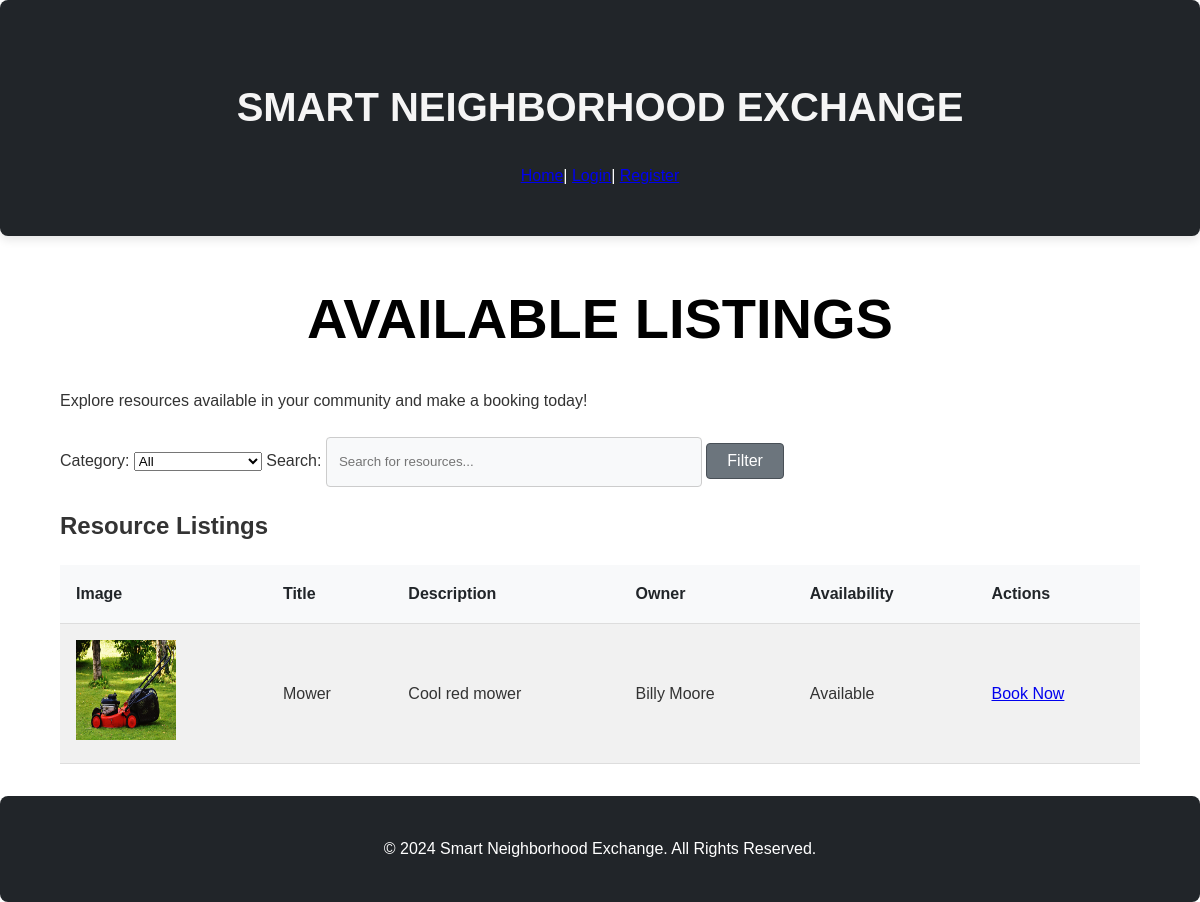
Page /listings on the earlier database version.
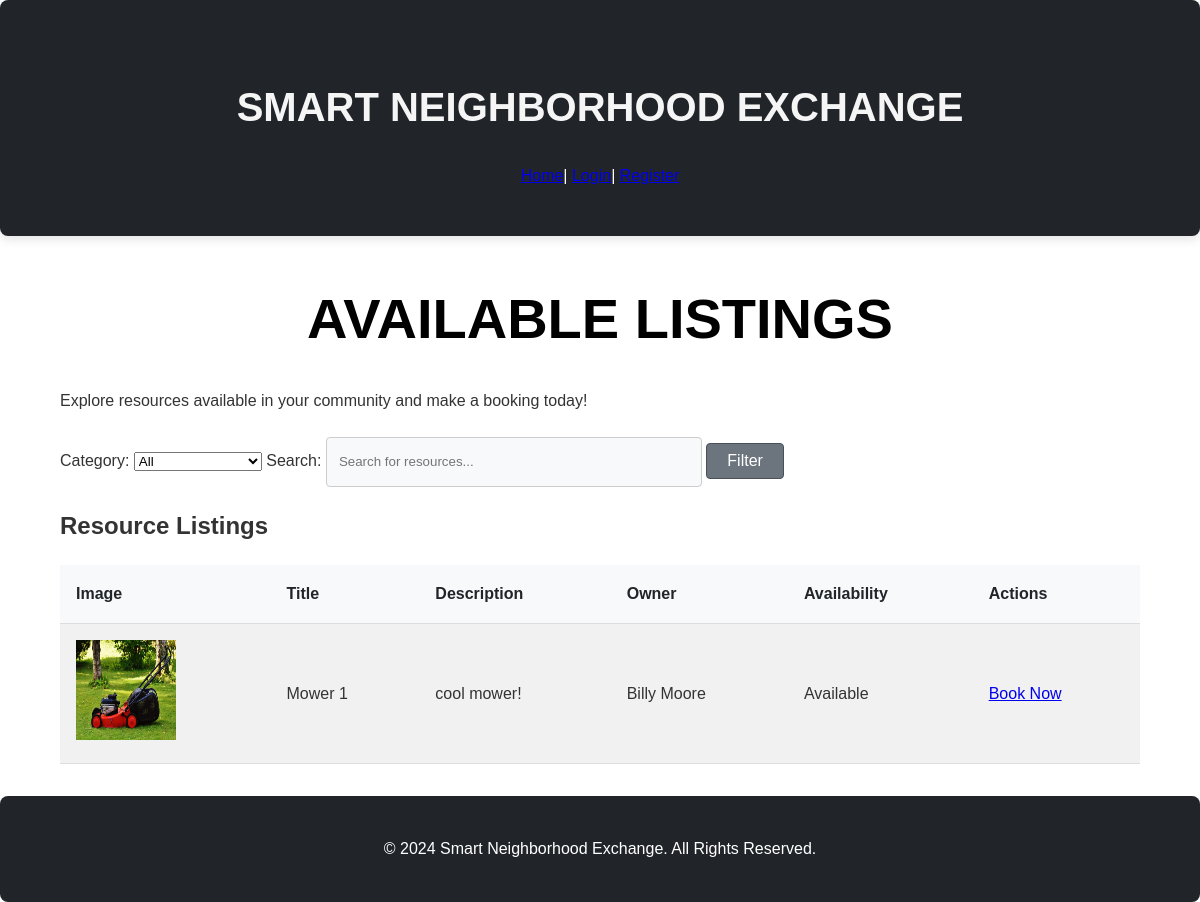
Same page on the later database version.
### tables this page shows
CREATE TABLE listings (
    id INTEGER PRIMARY KEY AUTOINCREMENT,
    user_id INTEGER NOT NULL,
    title TEXT NOT NULL,
    description TEXT NOT NULL,
    category TEXT NOT NULL,
    status TEXT DEFAULT 'available',
    date_posted TEXT NOT NULL,
    image_url TEXT,
    FOREIGN KEY (user_id) REFERENCES users (id)
);

CREATE TABLE users (
    id INTEGER PRIMARY KEY AUTOINCREMENT,
    name TEXT NOT NULL,
    email TEXT NOT NULL UNIQUE,
    password TEXT NOT NULL,
    profile_image TEXT,
    location TEXT,
    reputation_score INTEGER DEFAULT 0
);

### app.py (the view)
@app.route('/listings', methods=['GET'])
def listings():
    conn = get_db_connection()
    category = request.args.get('category', '')
    search = request.args.get('search', '')
    query = 'SELECT * FROM listings WHERE 1=1'
    params = []
    if category:
        query += ' AND category = ?'
        params.append(category)
    if search:
        query += ' AND (title LIKE ? OR description LIKE ?)'
        params.append(f'%{search}%')
        params.append(f'%{search}%')
    listings_data = conn.execute(query, params).fetchall()
    listings = []
    for listing in listings_data:
        owner = conn.execute('SELECT name FROM users WHERE id = ?', (listing['user_id'],)).fetchone()
        listing_with_owner = dict(listing)
        listing_with_owner['owner_name'] = owner['name'] if owner else 'Unknown'
        listings.append(listing_with_owner)
    conn.close()
    return render_template('listings.html', all_listings=listings)

### app.py (called while the page is built)
def get_db_connection():
    conn = sqlite3.connect('birthdays.db')  # SQLite database file
    conn.row_factory = sqlite3.Row  # Enables dictionary-like access
    return conn

### templates/listings.html (shortened to what this page needs)
{% extends "layout.html" %}
{% block body %}
    <div class="container">
        <h1>Available Listings</h1>
        <p>Explore resources available in your community and make a booking today!</p>
        <section class="filters">
            <form method="GET" action="{{ url_for('listings') }}">
                <label for="category">Category:</label>
                <select id="category" name="category">
                    <option value="">All</option>
                </select>
                <label for="search">Search:</label>
                <input type="text" id="search" name="search" placeholder="Search for resources...">
                <button type="submit">Filter</button>
            </form>
        </section>
        <section class="listings">
            <h2>Resource Listings</h2>
            {% if all_listings %}
            <table>
                <thead>
                    <tr>
                        <th>Image</th>
                        <th>Title</th>
                        <th>Description</th>
                        <th>Owner</th>
                        <th>Availability</th>
                        <th>Actions</th>
                    </tr>
                </thead>
                <tbody>
                    {% for listing in all_listings %}
                    <tr>
                        <td><img src="{{ url_for('static', filename='/' + listing['image_url']) }}" alt="{{ listing['title'] }}" width="100" height="100"></td>
                        <td>{{ listing['title'] }}</td>
                        <td>{{ listing['description'] }}</td>
                        <td>{{ listing['owner_name'] }}</td>
                        <td>
                            {% if listing['status'] == 'available' %}
                                Available
                            {% else %}
                                Unavailable
                            {% endif %}
                        </td>
                        <td>
                            {% if listing['status'] == 'available' %}
                                <a href="{{ url_for('book_listing', listing_id=listing['id']) }}">Book Now</a>
                            {% else %}
                                <span>Unavailable</span>
                            {% endif %}
                        </td>
                    </tr>
                    {% endfor %}
                </tbody>
            </table>
            {% else %}
            <p>No listings available at the moment. Try adjusting your filters or check back later!</p>
            {% endif %}
        </section>
    </div>
{% endblock %}

### templates/layout.html (shortened to what this page needs)
<!DOCTYPE html>
<html>
    <head>
        <link rel="stylesheet" href="{{ url_for('static', filename='styles.css') }}">
    </head>
    <body>
        <header class="header">
            <h1 id="main-heading">Smart Neighborhood Exchange</h1>
            <nav>
                <a href="{{ url_for('index') }}">Home</a>|
                    {% if 'user_id' in session %}
                        <a href="{{ url_for('dashboard') }}">Dashboard</a>|
                        <a href="{{ url_for('listings') }}">Listings</a>|
                        <a href="{{ url_for('messages', user_id=session['user_id']) }}">Messages</a>|
                        <a href="{{ url_for('bookings') }}">Bookings</a>|
                        <a href="{{ url_for('logout') }}">Logout</a>
                    {% else %}
                        <a href="{{ url_for('login') }}">Login</a>|
                        <a href="{{ url_for('register') }}">Register</a>
                    {% endif %}
            </nav>
        </header>
        <main>
            {% block body %}
            {% endblock %}
        </main>
        <footer class="footer">
            <p>&copy; 2024 Smart Neighborhood Exchange. All Rights Reserved.</p>
        </footer>
    </body>
</html>

### static/styles.css (style rules this page uses)
body { background-color: #fff; color: #333; font-size: 1rem; font-weight: 400; line-height: 1.6; margin: 0; text-align: left; font-family: 'Arial', sans-serif; }
.container { margin-left: auto; margin-right: auto; padding: 0 20px; width: 90%; }
.header { background-color: #212529; color: #fff; margin-bottom: 2rem; padding: 3rem 1.5rem; text-align: center; border-radius: 8px; box-shadow: 0 4px 10px rgba(0, 0, 0, 0.1); }
h1 { font-family: 'Montserrat', sans-serif; font-size: 3.5rem; font-weight: 700; color:black; margin-bottom: 1.5rem; text-transform: uppercase; text-align: center; }
button, input[type="submit"] { background-color: #6c757d; border: 1px solid #495057; border-radius: 0.25rem; font-size: 1rem; font-weight: 500; padding: 0.5rem 1.25rem; color: #fff; cursor: pointer; transition: background-color 0.3s ease, border-color 0.3s ease, box-shadow 0.3s ease; }
input[type="text"], input[type="number"] { line-height: 1.8; width: 100%; max-width: 350px; padding: 0.75rem; border: 1px solid #ccc; border-radius: 0.25rem; margin-top: 0.5rem; background-color: #f8f9fa; transition: background-color 0.2s ease, border-color 0.2s ease; }
table { background-color: transparent; margin-bottom: 2rem; width: 100%; border-collapse: collapse; }
table th, table td { padding: 1rem; vertical-align: middle; border-bottom: 1px solid #ddd; text-align: left; }
table th { background-color: #f8f9fa; font-weight: 600; color: #212529; }
tbody tr:nth-of-type(odd) { background-color: #f1f1f1; }
footer { background-color: #212529; color: #fff; padding: 1.5rem 0; text-align: center; margin-top: 2rem; border-radius: 8px; }
#main-heading { color: whitesmoke; font-size: 2.5rem; text-align: center; }

Differences in the rows shown:
removed listings: image_url (picture), title "Mower", description "Cool red mower"
added listings: image_url (picture), title "Mower 1", description "cool mower!"
Other differences:
new list line: "Billy Moore"
new list line: "Available Book Now"
list line gone: "Billy Moore"
list line gone: "Available Book Now"
